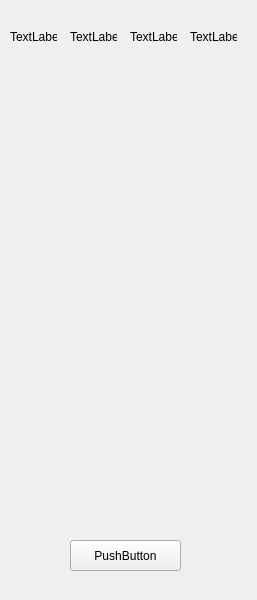
<?xml version="1.0" encoding="UTF-8"?>
<ui version="4.0">
 <class>MainWindow</class>
 <widget class="QMainWindow" name="MainWindow">
  <property name="geometry">
   <rect>
    <x>0</x>
    <y>0</y>
    <width>257</width>
    <height>600</height>
   </rect>
  </property>
  <property name="windowTitle">
   <string>MainWindow</string>
  </property>
  <widget class="QWidget" name="centralwidget">
   <widget class="QPushButton" name="pushButton">
    <property name="geometry">
     <rect>
      <x>70</x>
      <y>540</y>
      <width>111</width>
      <height>31</height>
     </rect>
    </property>
    <property name="text">
     <string>PushButton</string>
    </property>
   </widget>
   <widget class="QLabel" name="label">
    <property name="geometry">
     <rect>
      <x>10</x>
      <y>30</y>
      <width>47</width>
      <height>13</height>
     </rect>
    </property>
    <property name="text">
     <string>TextLabel</string>
    </property>
   </widget>
   <widget class="QLabel" name="label_2">
    <property name="geometry">
     <rect>
      <x>70</x>
      <y>30</y>
      <width>47</width>
      <height>13</height>
     </rect>
    </property>
    <property name="text">
     <string>TextLabel</string>
    </property>
   </widget>
   <widget class="QLabel" name="label_3">
    <property name="geometry">
     <rect>
      <x>130</x>
      <y>30</y>
      <width>47</width>
      <height>13</height>
     </rect>
    </property>
    <property name="text">
     <string>TextLabel</string>
    </property>
   </widget>
   <widget class="QLabel" name="label_4">
    <property name="geometry">
     <rect>
      <x>190</x>
      <y>30</y>
      <width>47</width>
      <height>13</height>
     </rect>
    </property>
    <property name="text">
     <string>TextLabel</string>
    </property>
   </widget>
  </widget>
 </widget>
 <resources/>
 <connections/>
</ui>
